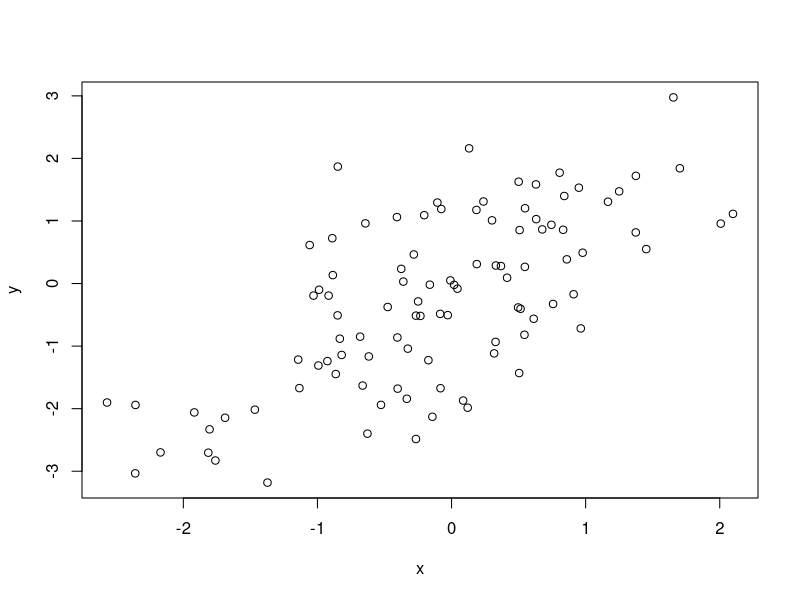

This chart was generated by the following R code:
## ---- chunk 1
x <- rnorm(100)
y <- x + rnorm(100)
plot(x, y)
